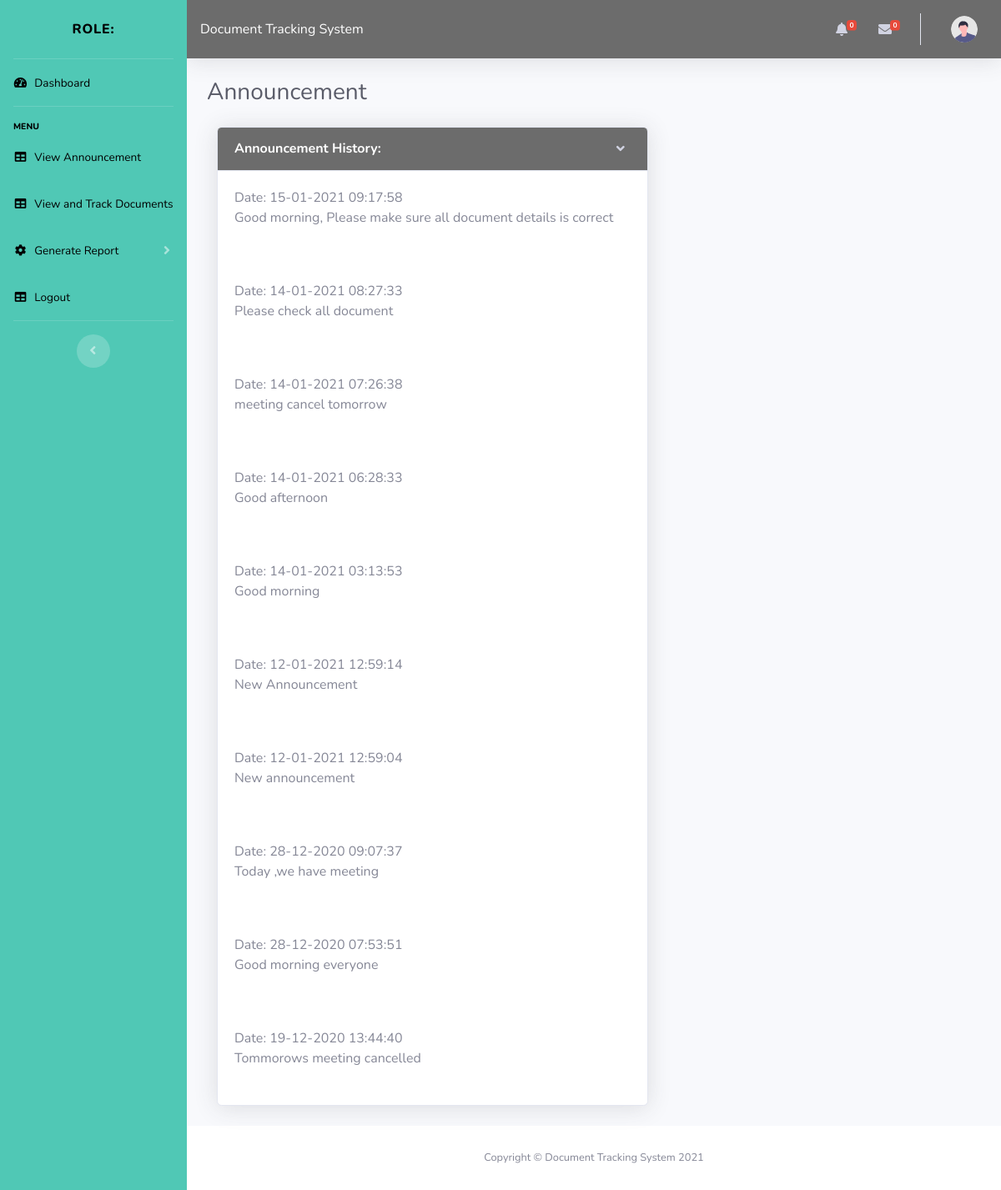
The page /user/officer/announcement.php on the database its author committed.
### tables this page shows
CREATE TABLE `announcement` (
  `id` int(11) NOT NULL,
  `message` mediumtext NOT NULL,
  `date` timestamp NOT NULL DEFAULT current_timestamp()
);

### user/officer/announcement.php (the view, shortened to what this page needs)
<?php
    include 'settings.php';
    $name = $_SESSION['name'];
    $query = "SELECT doc_status FROM documents where (doc_responsibility='$name') AND (doc_status='Pending')";
    $result = mysqli_query($conn,$query);
    $row = mysqli_num_rows($result);
    $count = 0;
?>
<!DOCTYPE html>
<html lang="en">
<head>
    <link href="vendor/fontawesome-free/css/all.min.css" rel="stylesheet" type="text/css">
    <link href="css/sb-admin-2.min.css" rel="stylesheet">
</head>
<body id="page-top">
    <div id="wrapper">
        <ul class="navbar-nav bg-gradient-primary sidebar sidebar-dark accordion uia" id="accordionSidebar">
            <a class="sidebar-brand d-flex align-items-center justify-content-center" href="index.php">
                <div class="sidebar-brand-text mx-3 uia">Role: <?php echo $_SESSION['role_name']?></div>
            </a>
            <hr class="sidebar-divider my-0">
            <li class="nav-item">
                <a class="nav-link" href="index.php">
                    <i class="fas fa-fw fa-tachometer-alt" style="color:black"></i>
                    <span style="color:black">Dashboard</span></a>
            </li>
            <hr class="sidebar-divider">
            <div class="sidebar-heading" style="color:black">
                Menu
            </div>
            <li class="nav-item">
                <a class="nav-link" href="announcement.php">
                    <i class="fas fa-fw fa-table" style="color:black"></i>
                    <span style="color:black">View Announcement</span></a>
            </li>
            <li class="nav-item">
                <a class="nav-link" href="indexmain.php">
                    <i class="fas fa-fw fa-table" style="color:black"></i>
                    <span style="color:black">View and Track Documents</span></a>
            </li>
            <li class="nav-item">
                <a class="nav-link collapsed" href="#" data-toggle="collapse" data-target="#collapseTwo"
                    aria-expanded="true" aria-controls="collapseTwo">
                    <i class="fas fa-fw fa-cog" style="color:black"></i>
                    <span style="color:black">Generate Report</span>
                </a>
            </li>
            <li class="nav-item">
                <a class="nav-link" href="../../includes/logout.php">
                    <i class="fas fa-fw fa-table" style="color:black"></i>
                    <span style="color:black">Logout</span></a>
            </li>
            <hr class="sidebar-divider d-none d-md-block">
            <div class="text-center d-none d-md-inline">
                <button class="rounded-circle border-0" id="sidebarToggle"></button>
            </div>
        </ul>
        <div id="content-wrapper" class="d-flex flex-column">
            <div id="content">
                <nav class="navbar navbar-expand navbar-light black topbar mb-4 static-top shadow">
                    <div>
                      Document Tracking System
                    </div>
                    <ul class="navbar-nav ml-auto black">
                        <li class="nav-item dropdown no-arrow mx-1">
                            <a class="nav-link dropdown-toggle" href="#" id="alertsDropdown" role="button"
                                data-toggle="dropdown" aria-haspopup="true" aria-expanded="false">
                                <i class="fas fa-bell fa-fw"></i>
                                <span class="badge badge-danger badge-counter"><?php echo $row?></span>
                            </a>
                        </li>
                        <li class="nav-item dropdown no-arrow mx-1">
                            <a class="nav-link dropdown-toggle" href="#" id="messagesDropdown" role="button"
                                data-toggle="dropdown" aria-haspopup="true" aria-expanded="false">
                                <i class="fas fa-envelope fa-fw"></i>
                                <span class="badge badge-danger badge-counter"><?php echo $count?></span>
                            </a>
                        </li>
                        <li class="nav-item dropdown no-arrow">
                            <a class="nav-link dropdown-toggle" href="#" id="userDropdown" role="button"
                                data-toggle="dropdown" aria-haspopup="true" aria-expanded="false">
                                <img class="img-profile rounded-circle"
                                    src="img/undraw_profile.svg">
                            </a>
                        </li>
                    </ul>
                </nav>
                <div class="container-fluid">
                    <div class="d-sm-flex align-items-center justify-content-between mb-4">
                        <h1 class="h3 mb-0 text-gray-800">Announcement</h1>
                    </div>
                    <div class="col-lg-7">
                        <div class="card shadow mb-4">
                            <a href="#collapseCardExample" class="d-block card-header py-3 black" data-toggle="collapse"
                                role="button" aria-expanded="true" aria-controls="collapseCardExample">
                                <h6 class="m-0 font-weight-bold text-white">Announcement History:</h6>
                            </a>
                            <form action='add_announcement.php' method="post">
                                <div class="collapse show" id="collapseCardExample">
                                     <?php
                                        include "C:\\xampp\htdocs\DTS2\includes\connect.php";
                                        $query = "SELECT * FROM announcement ORDER BY `date` DESC LIMIT 10 ";
                                        $result = mysqli_query($conn,$query);
                                        while ($row = mysqli_fetch_array($result)) {
                                          $date = $row['date'];
                                          $formatted_date = strtotime($date);
                                          echo "<div class='card-body'>" ."Date: ".date("d-m-Y H:i:s", $formatted_date)."<br>".$row['message']. "</div>";
                                          echo "<br>";
                                        }
                                    ?>
                                </div>
                            </form>
                        </div>
                    </div>
                </div>
            </div>
            <footer class="sticky-footer bg-white">
                <div class="container my-auto">
                    <div class="copyright text-center my-auto">
                        <span>Copyright &copy; Document Tracking System 2021</span>
                    </div>
                </div>
            </footer>
        </div>
    </div>
</body>
</html>

### user/officer/announcement.php (style rules this page uses)
.uia { background: #50C8B5; color: black; }
.black { background: #6C6C6C; color: white; }

### rows shown on the page
announcement: date "15-01-2021 09:17:58", message "Good morning, Please make sure all document details is correct"
announcement: date "14-01-2021 08:27:33", message "Please check all document"
announcement: date "14-01-2021 07:26:38", message "meeting cancel tomorrow"
announcement: date "14-01-2021 06:28:33", message "Good afternoon"
announcement: date "14-01-2021 03:13:53", message "Good morning"
announcement: date "12-01-2021 12:59:14", message "New Announcement"
announcement: date "12-01-2021 12:59:04", message "New announcement"
announcement: date "28-12-2020 09:07:37", message "Today ,we have meeting"
announcement: date "28-12-2020 07:53:51", message "Good morning everyone"
announcement: date "19-12-2020 13:44:40", message "Tommorows meeting cancelled"

### other values the page prints
$row "0"
$count "0"
